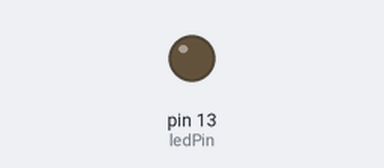
Bench run of a sketch on a simulated Arduino Uno, built with avr-gcc and run on an emulated ATmega328P. Parts: output pins drawn as LEDs (lit = HIGH).

Above: at 1.0 s.
At 3.0 s:
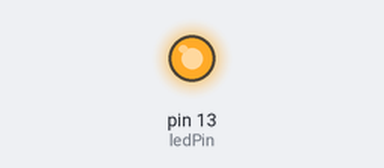
Timing chart, 0 to 5.2 s (numbered marks = the images above):
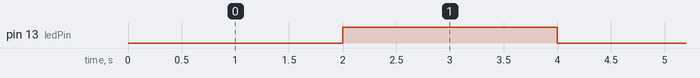

Measured:
- by itself, pin 13 (ledPin): alternates HIGH for 2.0 s and LOW for 2.0 s

The sketch:

ArduinoMini_Blink.ino
```cpp
/*
Arduino Mini blink
*/

const int ledPin = 13;

const long interval = 2000;       // Intervalle de clignotement (en millisecondes)

int ledState = LOW;

void setup() {
  pinMode(ledPin, OUTPUT);
}

void loop() {

    digitalWrite(ledPin, ledState);
    ledState = !ledState;
    delay(interval);
}
```
